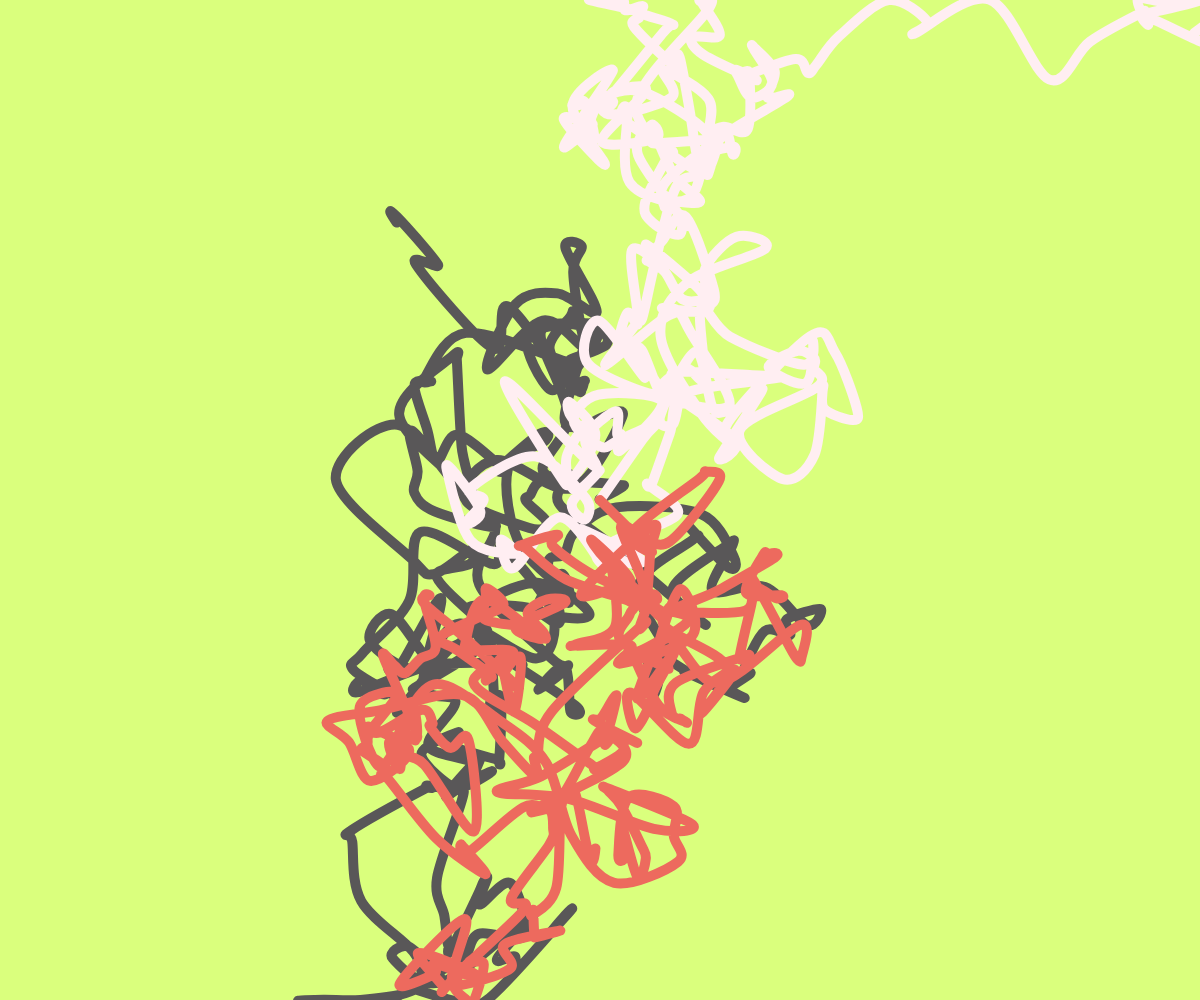
Frame 1 (no input)
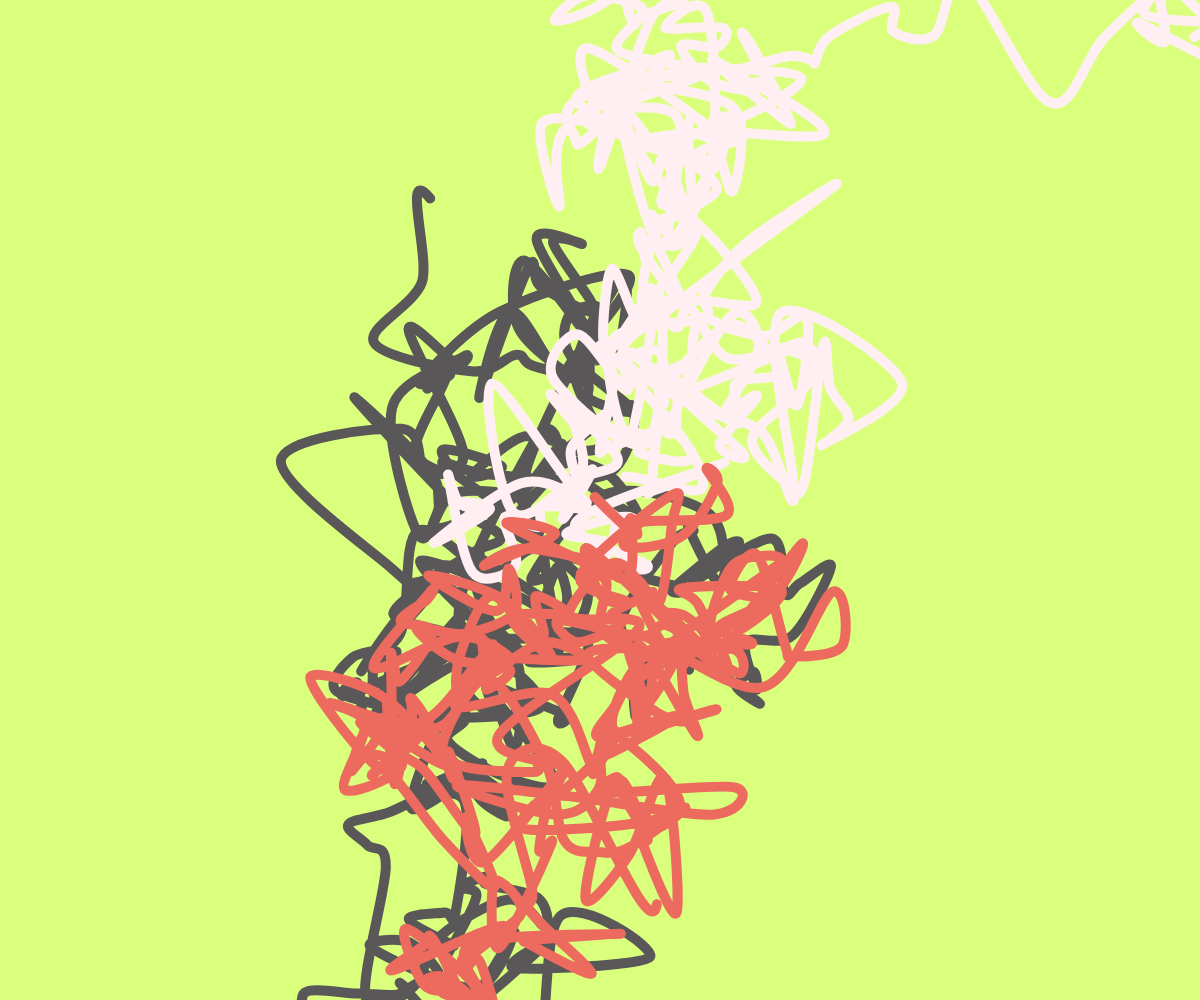
Frame 60 (no input)
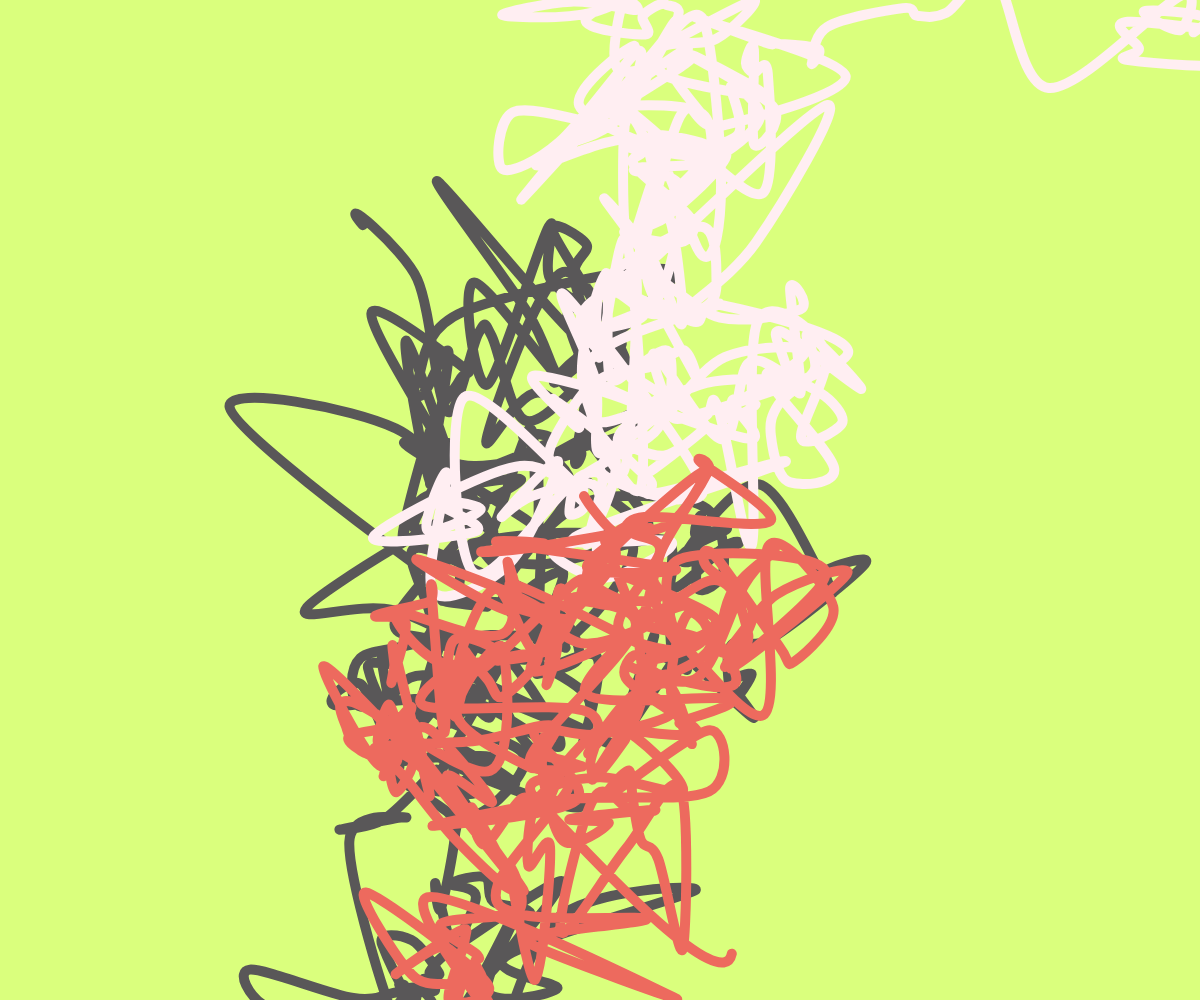
Frame 120 (the mouse pressed at the canvas centre since frame 60)

The p5.js sketch that drew these frames (run headless with seeded random() and noise() and a simulated clock; from frame 60 on, the mouse is pressed at the canvas centre):

// p5.js sketch
// ── sketch.js
let g = ["g", "a", "r", "r", "e", "t", "t"];
let l = ["l", "a", "r", "o", "y"];
let j = ["j", "o", "h", "n", "s", "o", "n"];
let letters = ["g","l","j"];

let gLet = []; //letter objects
let lLet = []; //letter objects
let jLet = []; //letter objects
let nameCoords = ["gLet","lLet","jLet"];

let frame = [innerWidth, innerHeight]
let start = [frame[0]/2,frame[1]/2];
let curves = [];
let curvy = [];
let swirly = [];
let last = [0,0];
let slowest;
let jitter = [5,200]; //jitter mix and max
let num = 250;
let lines = [curves, curvy, swirly];
let colors = ['#595758', '#ffeef2', '#ED6A5E'];


function setup() {
 createCanvas(frame[0],frame[1]);
 noFill();
 strokeWeight(10);


 for (f=0;f<lines.length;f++){
   stroke(colors[f]);
   genCurves(lines[f]);
   genLetters(f);

 }
 // slowest = slow();
 }

function draw() {
 background("#daff7d");

for (f=0;f<lines.length;f++){
  let v = lines[f];
  for(i=0;i<v.length;i++){
  v[i].move();
  }
  stroke(colors[f]);
  drawCurves(lines[f]);
  }

// for (i=0;i<nameCoords.length;i++){
//   let w = nameCoords[i];
//   for (f=0;f<w.length;i++){
//     w[f].make();
//   }
//
//
// }

}

let curve = class {
 constructor(x, y, weight) {
   this.x = x;
   this.y = y;
   this.weight = weight;
   this.goal = [];
   this.lrp = (random(100)/2000);
   this.jit = (random(jitter[1]-jitter[0])+jitter[0])
 }


 target() {

   this.goal[0] = this.x + (random(this.jit)-(this.jit/2));
   this.goal[1] = this.y + (random(this.jit)-(this.jit/2));

 }



move() {
 this.x = lerp(this.x, this.goal[0], this.lrp);
this.y = lerp(this.y, this.goal[1], this.lrp);
}


};


let Letter = class {
 constructor(letter, index, line) {
   this.x;
   this.y;
   this.line;
   this.index = index;
   this.letter = letter
    }


 make() {

  this.x = this.line[this.index].x;
  this.y = this.line[this.index].y;

  fill(0, 102, 153, 51);
  text(this.letter, this.x, this.y);

 }
}



function genLetters(f){

let c = nameCoords[f];

for (i=0;i<lines[f].length;i++){


let n = int(random(num));

c[i] = new Letter(letters[i], n, lines[f]);

}

}


function mousePressed() {
for (f=0;f<lines.length;f++){
  let v = lines[f];
 for (i=0;i<lines[f].length;i++){
   v[i].target();
 }
}
 loop();
 console.log("animation started")
}

//
// function slow() {
//  let slowest = [0, 1]; //  index and speed
//  for (f=0;f<lines.length;f++){
//    let v = lines[f];
//  for (i=0;i<v.length;i){
//    let last = i-1;
//    if (slowest[1] < v[i].lrp){
//      slowest = [f, i];
//    }
//  }
//
//  }
//   return slowest; // lines[i] then index
// }


function genCurves(line){
  beginShape();
   curveVertex(start[0], start[1]);
   line[0] = new curve (start[0], start[1],1);
   curveVertex(line[0].x, line[0].y);

  for (i=1;i<num;i++){
    let last = i - 1;
   line[i] = new curve();
    let x = line[last].x + (random(line[i].jit)-(line[i].jit/2));
    let y = line[last].y + (random(line[i].jit)-(line[i].jit/2));
     x = checkX(x);
     y = checkY(y);

     line[i].x=x;
     line[i].y=y;

    curveVertex(line[i].x,line[i].y);


  }

 curveVertex(height, width);
 endShape();
  for (i=0;i<line.length;i++){
    line[i].target();
  }

}



function drawCurves (line){
  beginShape();
   curveVertex(start[0], start[1]);
  for (i=0;i<line.length;i++){
    curveVertex(line[i].x,line[i].y);
  }

   curveVertex(start[0], start[1]);
 endShape();
}

function checkX (x) {
 if (x < 0) {
   return 0;
 }
 else if (x > innerWidth) {
   return innerWidth;
 }
  else {
   return x;
 }
}
function checkY (y) {
 if (y < 0) {
   return 0;
 }
 else if (y > innerHeight) {
   return innerHeight;
 }
 else {
   return y;
 }
 }

// function checkCross(i){
//   let s = 0;
//   let cx;


//   for (i = 0;i<curves.length;i++) {
//   cx = intersect_point(curves[i].x, curves[i].y, curves[s].x, curves[s].x)
//   if (cx[0] <= 0 || cx[1] <=0) { break;
//       console.log("collision detected, exiting loop");
//                                 return false;
//       }

//   }
//   return true;
// }



// function intersect_point(point1, point2, point3, point4) {
//    const ua = ((point4[0] - point3[0]) * (point1[1] - point3[1]) -
//              (point4[1] - point3[1]) * (point1[0] - point3[0])) /
//             ((point4[1] - point3[1]) * (point2[0] - point1[0]) -
//              (point4[0] - point3[0]) * (point2[1] - point1[1]));

//   const ub = ((point2[0] - point1[0]) * (point1[1] - point3[1]) -
//              (point2[1] - point1[1]) * (point1[0] - point3[0])) /
//             ((point4[1] - point3[1]) * (point2[0] - point1[0]) -
//              (point4[0] - point3[0]) * (point2[1] - point1[1]));

//   const x = point1[0] + ua * (point2[0] - point1[0]);
//   const y = point1[1] + ua * (point2[1] - point1[1]);

//   return [x, y]
// }
